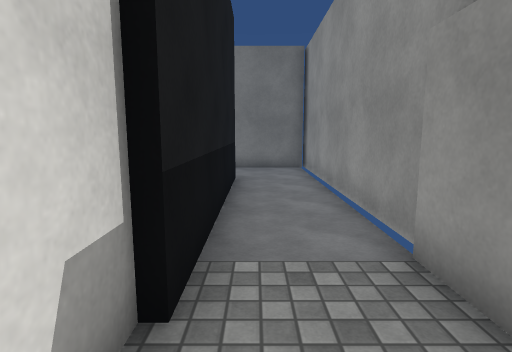
view 1 (above)

23 first-person views from a walk through a Unity game level. The camera is 1.4 m above the floor, tilts 8° down and sees 80° across. Doors are open. The floor is counted in squares, 1 m on a side. Each view is taken from the middle of a square. On the plan, view 1 faces up. The plan holds only what a view shows up to about 14 squares ahead; the rest is blank. The place goes on beyond the plan. Some animated figures are left out. Some surface patterns are stand-ins.

view 2
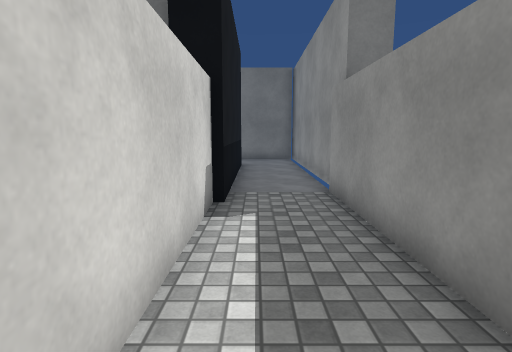

view 3
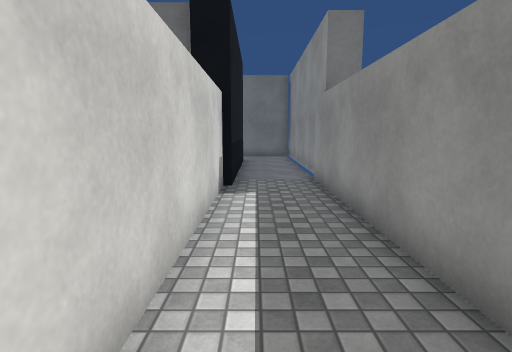

view 4
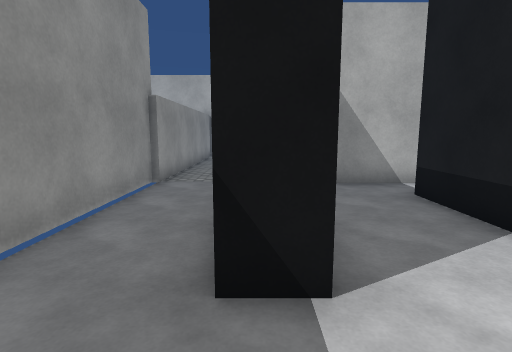

view 5
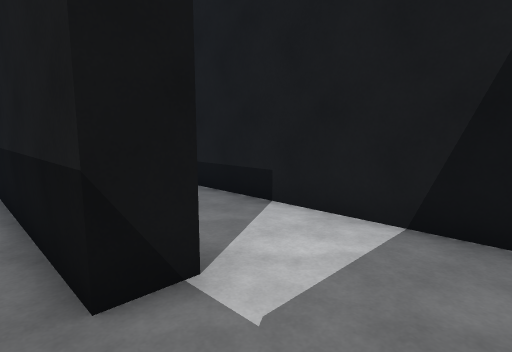

view 6
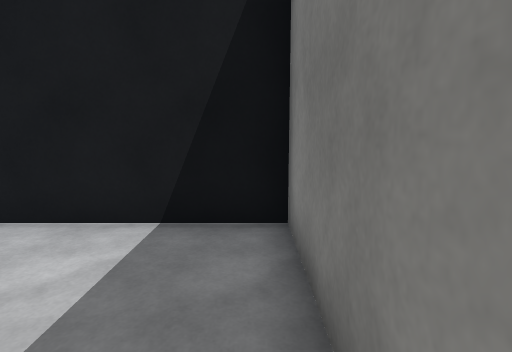

view 7
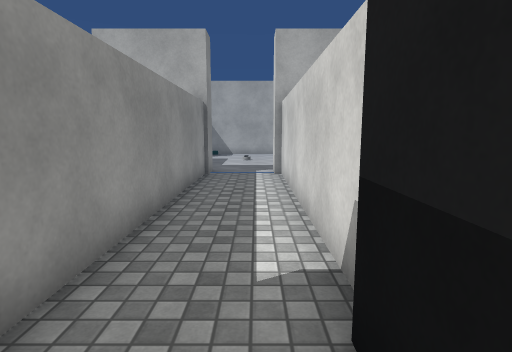

view 8
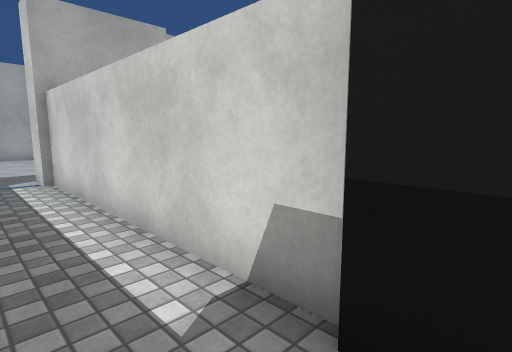

view 9
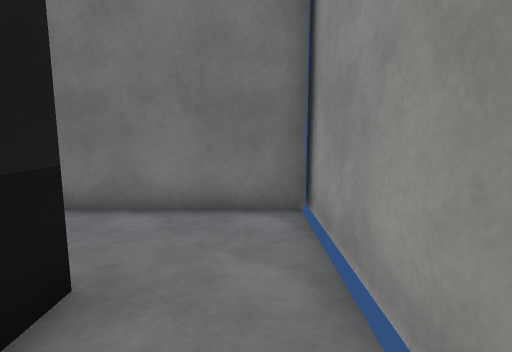

view 10
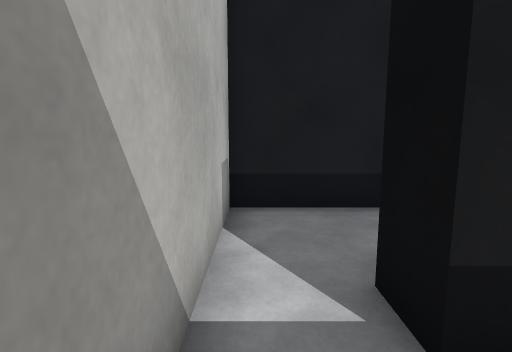

view 11
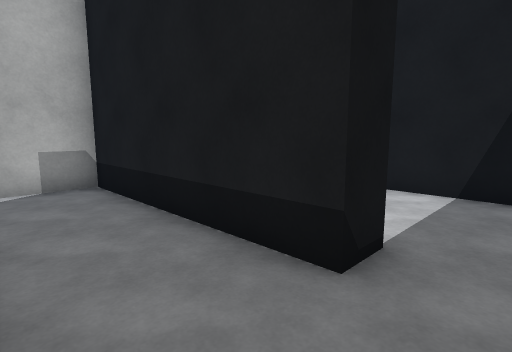

view 12
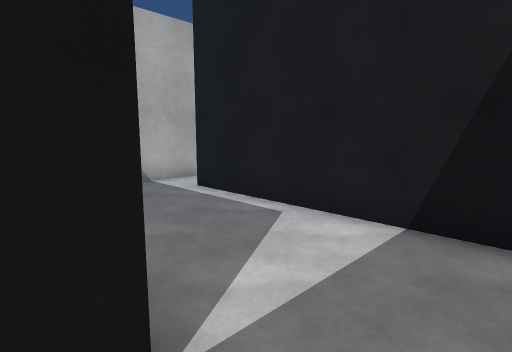

view 13
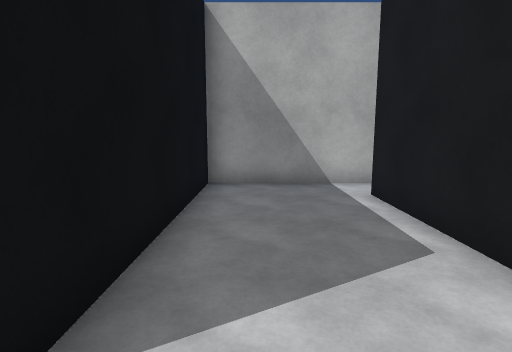

view 14
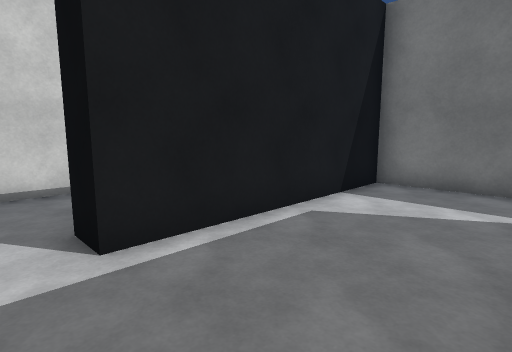

view 15
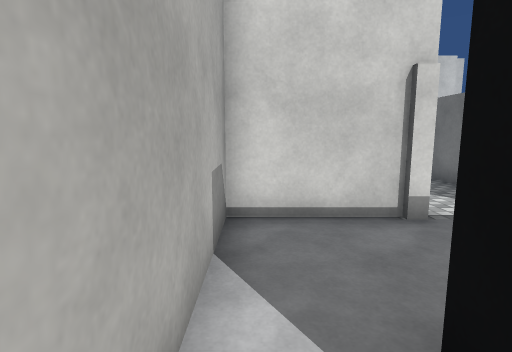

view 16
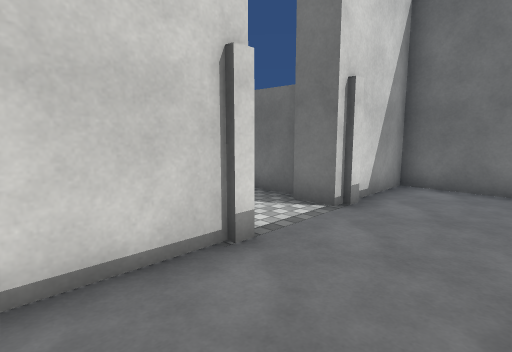

view 17
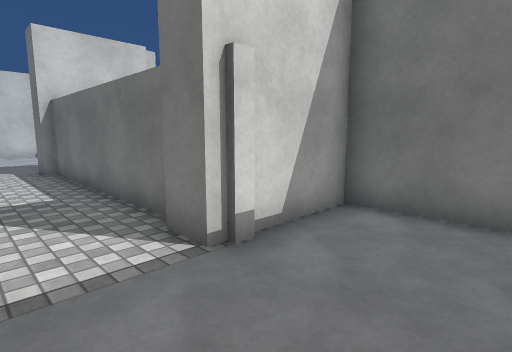

view 18
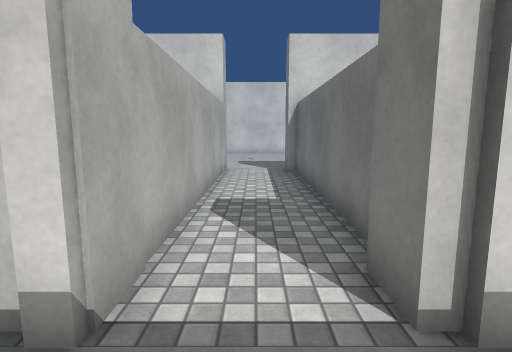

view 19
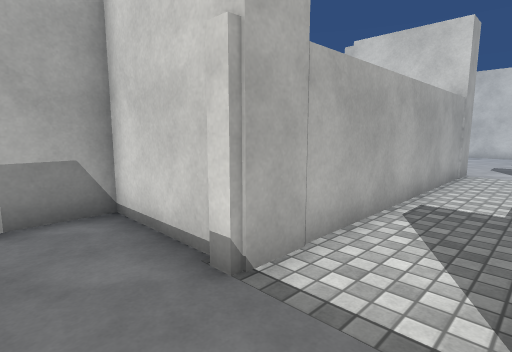

view 20
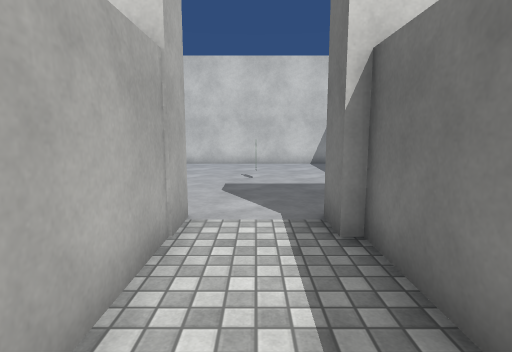

view 21
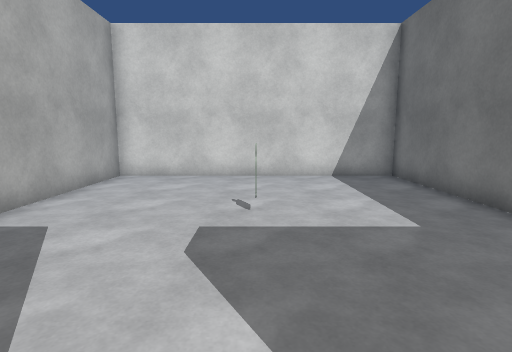

view 22
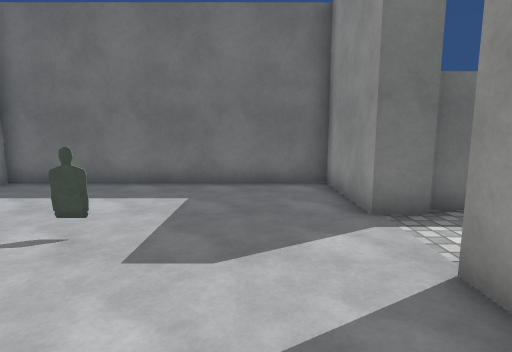

view 23
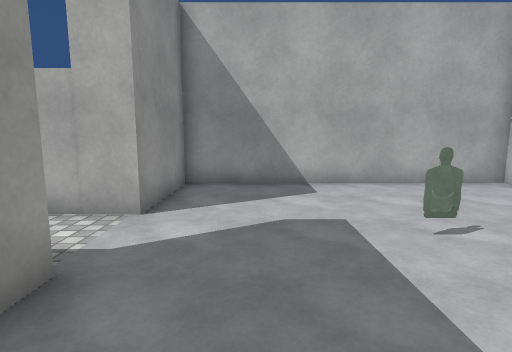

### Floor plan
Points are (right, up) in squares from view 1. A wall is a line through its corners. A room is listed if a view was taken in it or the views show most of it. See-through windows are left out.
Room 1 (views 1, 2, 3, 4, 5, 6, 7, 8, 9, 10)
walls: (2, 3.2) (2, 13); (-0.9, 2.1) (-0.9, -6.5); (-4.5, 3.5) (-3.3, 3.5); (-1.8, 9.6) (-0.7, 9.6) (-0.7, 2); (2, 12.5) (-4.7, 12.5) (-4.7, 5.1); (-0.7, -6.5) (-0.7, -7.5); (1.8, -7.5) (1.8, 3.4)
ways out: opening at (-5, 4.5) to room 2
Room 2 (view 11)
walls: (-8.7, 10.6) (-8.7, 3.5) (-4.5, 3.5); (-4.7, 5.1) (-5.8, 5.1)
ways out: opening at (-5, 4.5) to room 1; opening at (-9, 11.5) to room 3
Room 3 (views 12, 13, 14, 15)
walls: (-10.6, 12.5) (-13.7, 12.5) (-13.7, 5.1); (-13.6, 3.5) (-9.7, 3.5) (-9.7, 10.6) (-8.7, 10.6)
ways out: opening at (-9, 11.5) to room 2; opening at (-14, 4.5) to room 4
Room 4 (views 16, 17, 18, 19)
walls: (-18, 6.8) (-18, 3.5) (-13.6, 3.5); (-13.7, 5.1) (-14.8, 5.1); (-15.4, 12.5) (-18, 12.5) (-18, 9.1)
ways out: opening at (-14, 4.5) to room 3; opening at (-18, 8) to room 5
Room 5 (view 20)
walls: (-19.1, 9.5) (-27, 9.5); (-18, 9.1) (-19, 9.1); (-26.5, 6.8) (-18, 6.8)
ways out: opening at (-18, 8) to room 4; opening at (-27, 8) to room 6
Room 6 (views 21, 22, 23)
walls: (-26.9, 9.1) (-28, 9.1) (-28, 12.5) (-37, 12.5) (-37, 3.5) (-28, 3.5) (-28, 6.8) (-26.5, 6.8)
ways out: opening at (-27, 8) to room 5
objects: other object (-32, 8)

Positions as (right, up) in squares from view 1, and headings:
1: (0, 0), facing up
2: (0, -4), facing up
3: (0, -6), facing up
4: (-1, 12), facing down
5: (0, 12), facing down-left
6: (0, 12), facing left
7: (0, 4), facing down
8: (1, 3), facing down-left
9: (1, 7), facing up
10: (-3, 4), facing left
11: (-6, 12), facing down-left
12: (-9, 12), facing down-left
13: (-11, 12), facing down
14: (-10, 4), facing up-left
15: (-13, 4), facing left
16: (-15, 4), facing up-left
17: (-15, 7), facing up-left
18: (-16, 8), facing left
19: (-16, 9), facing down-left
20: (-23, 8), facing left
21: (-27, 8), facing left
22: (-30, 4), facing up
23: (-30, 12), facing down
